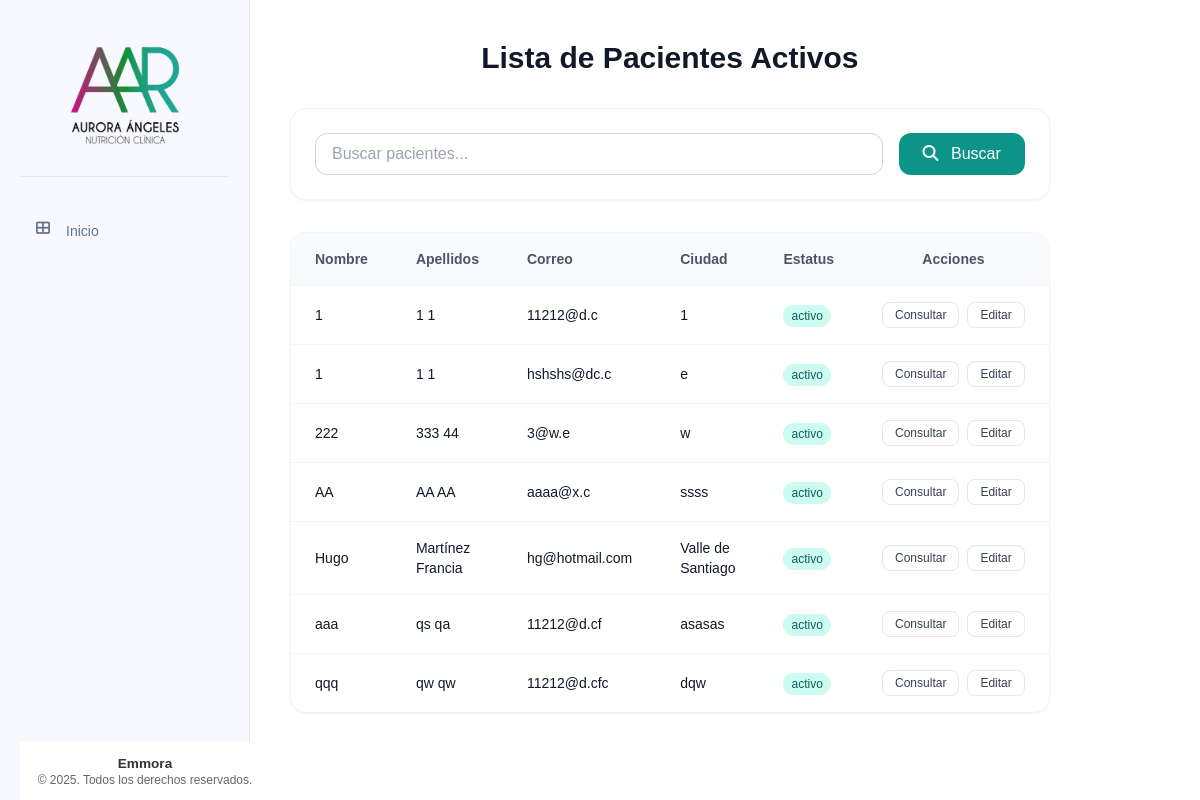
Page /pacientes/activos on the earlier database version.
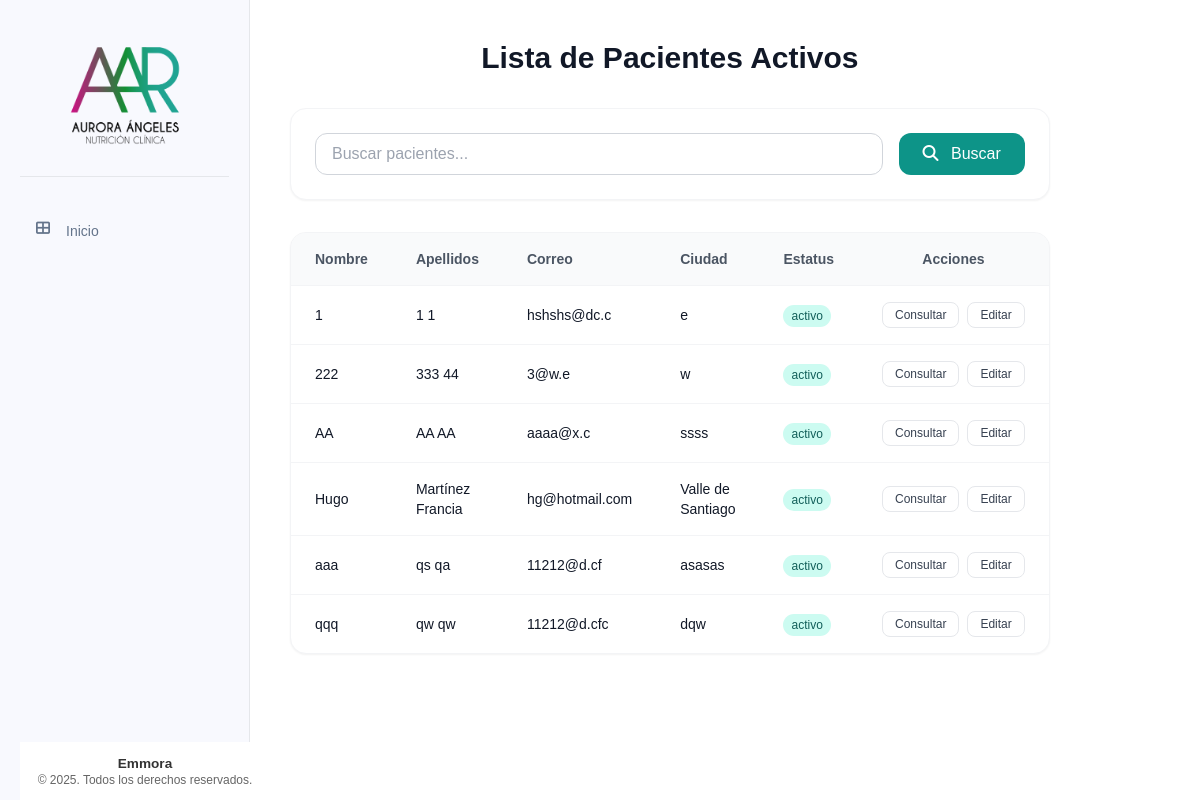
Same page on the later database version.
### tables this page shows
CREATE TABLE pacientes (
    id INTEGER PRIMARY KEY AUTOINCREMENT,
    nombre TEXT NOT NULL,
    apellido_paterno TEXT NOT NULL,
    apellido_materno TEXT NOT NULL,
    fecha_nacimiento DATE NOT NULL,
    telefono TEXT NOT NULL,
    correo TEXT UNIQUE NOT NULL,
    ciudad TEXT NOT NULL,
    fecha_registro TIMESTAMP DEFAULT CURRENT_TIMESTAMP,
    status TEXT NOT NULL DEFAULT 'activo' CHECK (status IN ('activo', 'inactivo'))
);

### app/controllers/pacientes.py (the view)
@pacientes.route('/activos')
def lista_pacientes_activos():
    try:
        busqueda = request.args.get('busqueda', '')
        pacientes = Paciente.buscar(busqueda, status='activo')
        return render_template('pacientes/lista_pacientes.html',
                            pacientes=pacientes,
                            busqueda=busqueda,
                            tipo_lista="activos")
    except Exception as e:
        flash(f'Error al obtener la lista de pacientes: {str(e)}', 'error')
        return redirect(url_for('main.index'))

### app/db.py (called while the page is built)
def get_db():
    if 'db' not in g:
        try:
            g.db = sqlite3.connect(
                'pacientes.db',
                detect_types=sqlite3.PARSE_DECLTYPES
            )
            g.db.row_factory = sqlite3.Row
        except sqlite3.Error as e:
            logger.error(f"Error crítico al conectar con la base de datos SQLite: {e}")
            raise e
    return g.db

def query_db(query, args=(), one=False):
    try:
        cur = get_db().execute(query, args)
        rv = cur.fetchall()
        cur.close()
        return (rv[0] if rv else None) if one else rv
    except sqlite3.Error as e:
        logger.error(f"Error al ejecutar query: {query}. Args: {args}. Detalle: {e}")
        raise e

### app/models/paciente.py (called while the page is built)
    @staticmethod
    def buscar(busqueda, status='activo'):
        if busqueda:
            return query_db('''
                SELECT * FROM pacientes
                WHERE (nombre LIKE ? OR apellido_paterno LIKE ? OR apellido_materno LIKE ?)
                AND status = ?
                ORDER BY nombre
                ''',
                [f'%{busqueda}%', f'%{busqueda}%', f'%{busqueda}%', status])
        else:
            return query_db('SELECT * FROM pacientes WHERE status = ? ORDER BY nombre', [status])

### app/templates/pacientes/lista_pacientes.html (shortened to what this page needs)
{% extends "base/base.html" %}
{% block content %}
<div class="max-w-6xl mx-auto">
    <div class="mb-8 text-center">
        <h1 class="text-3xl font-bold text-gray-900">Lista de Pacientes {{ "Activos" if tipo_lista == "activos" else "Inactivos" }}</h1>
    </div>
    <div class="bg-white p-6 rounded-2xl shadow-sm border border-gray-100 mb-8">
        <form action="{{ url_for('pacientes.lista_pacientes_' + tipo_lista) }}" method="get" class="flex gap-4">
            <input type="text" name="busqueda" placeholder="Buscar pacientes..." value="{{ busqueda }}" class="flex-1 px-4 py-2 border border-gray-300 rounded-xl focus:ring-2 focus:ring-teal-500 focus:border-teal-500 transition">
            <button type="submit" class="px-6 py-2 bg-teal-600 hover:bg-teal-700 text-white rounded-xl font-medium transition">
                <i class="fas fa-search mr-2"></i> Buscar
            </button>
        </form>
    </div>
    <div class="bg-white rounded-2xl shadow-sm border border-gray-100 overflow-hidden">
        <div class="overflow-x-auto">
            <table class="w-full text-left">
                <thead class="bg-gray-50 border-b border-gray-100">
                    <tr>
                        <th class="px-6 py-4 text-sm font-semibold text-gray-600">Nombre</th>
                        <th class="px-6 py-4 text-sm font-semibold text-gray-600">Apellidos</th>
                        <th class="px-6 py-4 text-sm font-semibold text-gray-600">Correo</th>
                        <th class="px-6 py-4 text-sm font-semibold text-gray-600">Ciudad</th>
                        <th class="px-6 py-4 text-sm font-semibold text-gray-600">Estatus</th>
                        <th class="px-6 py-4 text-sm font-semibold text-gray-600 text-center">Acciones</th>
                    </tr>
                </thead>
                <tbody class="divide-y divide-gray-100">
                    {% for paciente in pacientes %}
                    <tr class="hover:bg-gray-50 transition">
                        <td class="px-6 py-4 text-sm text-gray-900">{{ paciente['nombre'] }}</td>
                        <td class="px-6 py-4 text-sm text-gray-900">{{ paciente['apellido_paterno'] }} {{ paciente['apellido_materno'] }}</td>
                        <td class="px-6 py-4 text-sm text-gray-900">{{ paciente['correo'] }}</td>
                        <td class="px-6 py-4 text-sm text-gray-900">{{ paciente['ciudad'] }}</td>
                        <td class="px-6 py-4 text-sm">
                            <span class="px-2 py-1 bg-teal-100 text-teal-800 rounded-full text-xs font-medium">{{ paciente['status'] }}</span>
                        </td>
                        <td class="px-6 py-4 text-sm text-center">
                            <div class="flex justify-center gap-2">
                                <a href="{{ url_for('pacientes.detalle_paciente', id=paciente['id']) }}" class="px-3 py-1 bg-white border border-gray-200 hover:bg-gray-50 text-gray-700 rounded-lg text-xs font-medium transition">Consultar</a>
                                <a href="{{ url_for('pacientes.editar_paciente', id=paciente['id']) }}" class="px-3 py-1 bg-white border border-gray-200 hover:bg-gray-50 text-gray-700 rounded-lg text-xs font-medium transition">Editar</a>
                            </div>
                        </td>
                    </tr>
                    {% endfor %}
                </tbody>
            </table>
        </div>
    </div>
</div>
{% endblock %}

### app/templates/base/base.html (shortened to what this page needs)
<!DOCTYPE html>
<html lang="es">
<head>
    <link rel="stylesheet" href="{{ url_for('static', filename='css/components/base.css') }}">
    <link rel="stylesheet" href="{{ url_for('static', filename='css/components/_forms.css') }}">
    <link rel="stylesheet" href="{{ url_for('static', filename='css/components/_tables.css') }}">
    <link rel="stylesheet" href="{{ url_for('static', filename='css/components/_buttons.css') }}">
    <link rel="stylesheet" href="{{ url_for('static', filename='css/components/_cards.css') }}">
    <link rel="stylesheet" href="{{ url_for('static', filename='css/components/_tabs.css') }}">
    <link rel="stylesheet" href="{{ url_for('static', filename='css/components/_modal.css') }}">
    <link rel="stylesheet" href="{{ url_for('static', filename='css/components/_sidebar.css') }}">
    <script src="https://cdn.tailwindcss.com"></script>
    <link rel="stylesheet" href="{{ url_for('static', filename='css/style.css') }}">
    <link href="https://cdnjs.cloudflare.com/ajax/libs/font-awesome/6.4.0/css/all.min.css" rel="stylesheet">
</head>
<body>
    <div class="container" x-data="{ menuOpen: false }">
        <nav class="sidebar">
            <div class="sidebar__header">
                <img src="{{ url_for('static', filename='img/logos/logo.png') }}"
                        alt="Sistema de Pacientes"
                        class="sidebar__logo"
                        onerror="this.onerror=null; this.src='{{ url_for('static', filename='img/logos/default-logo.png') }}'">
            </div>
            <ul class="sidebar__list">
                <li class="sidebar__item">
                    <a href="{{ url_for('main.index') }}" class="sidebar__link">
                        <i class="fas fa-th-large sidebar__icon"></i> Inicio
                    </a>
                </li>
            </ul>
            <div class="sidebar-footer">
                <div class="footer-content">
                    <p>Emmora</p>
                    <p>&copy; 2025. Todos los derechos reservados.</p>
                </div>
            </div>
        </nav>
        <main class="p-6 md:p-10 space-y-10">
            {% block content %}{% endblock %}
        </main>
    </div>
</body>
</html>

### app/static/css/components/base.css (style rules this page uses)
.sidebar__header { padding: 1rem; text-align: center; border-bottom: 1px solid rgba(255, 255, 255, 0.1); min-height: 80px; display: flex; align-items: center; justify-content: center; }
.sidebar__logo { max-width: 150px; height: auto; display: block; margin: 0 auto; }

### app/static/css/components/_tables.css (style rules this page uses)
.text-center { text-align: center; }

### app/static/css/components/_sidebar.css (style rules this page uses)
.sidebar-footer { position: fixed; bottom: 0; width: 250px; padding: 0.5rem; border-top: 1px solid rgba(255, 255, 255, 0.1); background-color: #fff; z-index: 100; }
.footer-content { text-align: center; color: #666; font-size: 0.75rem; padding: 5px 0; }
.footer-content p { margin: 0; line-height: 1.2; }
.footer-content p:first-child { font-weight: 600; font-size: 0.85rem; color: #333; }
.sidebar__list { margin-bottom: 60px; }

### app/static/css/style.css (style rules this page uses)
body { font-family: Arial, sans-serif; margin: 0; padding: 0; color: #2c3e50; }
.container { display: grid; grid-template-columns: 250px 1fr; min-height: 100vh; }
.sidebar { width: 250px; background-color: #f8f9fe; padding: 20px; transition: all 0.3s ease; border-right: 1px solid #e5e7eb; }
.sidebar__list { list-style-type: none; padding: 0; margin-top: 2rem; }
.sidebar__item { margin-bottom: 0.5rem; }
.sidebar__link { text-decoration: none; color: #64748b; display: flex; align-items: center; padding: 0.75rem 1rem; border-radius: 0.5rem; transition: all 0.3s ease; font-size: 0.875rem; }
.sidebar__icon { margin-right: 10px; width: 20px; height: 20px; display: flex; align-items: center; justify-content: center; }
.sidebar__header { padding: 1rem; text-align: center; border-bottom: 1px solid #e5e7eb; margin-bottom: 1.5rem; }
.sidebar__logo { max-width: 150px; height: auto; display: block; margin: 0 auto; }
.text-center { text-align: center; }

Differences in the rows shown:
no longer on this page (row edited): pacientes: nombre "1", apellido_paterno "1", apellido_materno "1", correo "11212@d.c", ciudad "1", status "activo"
